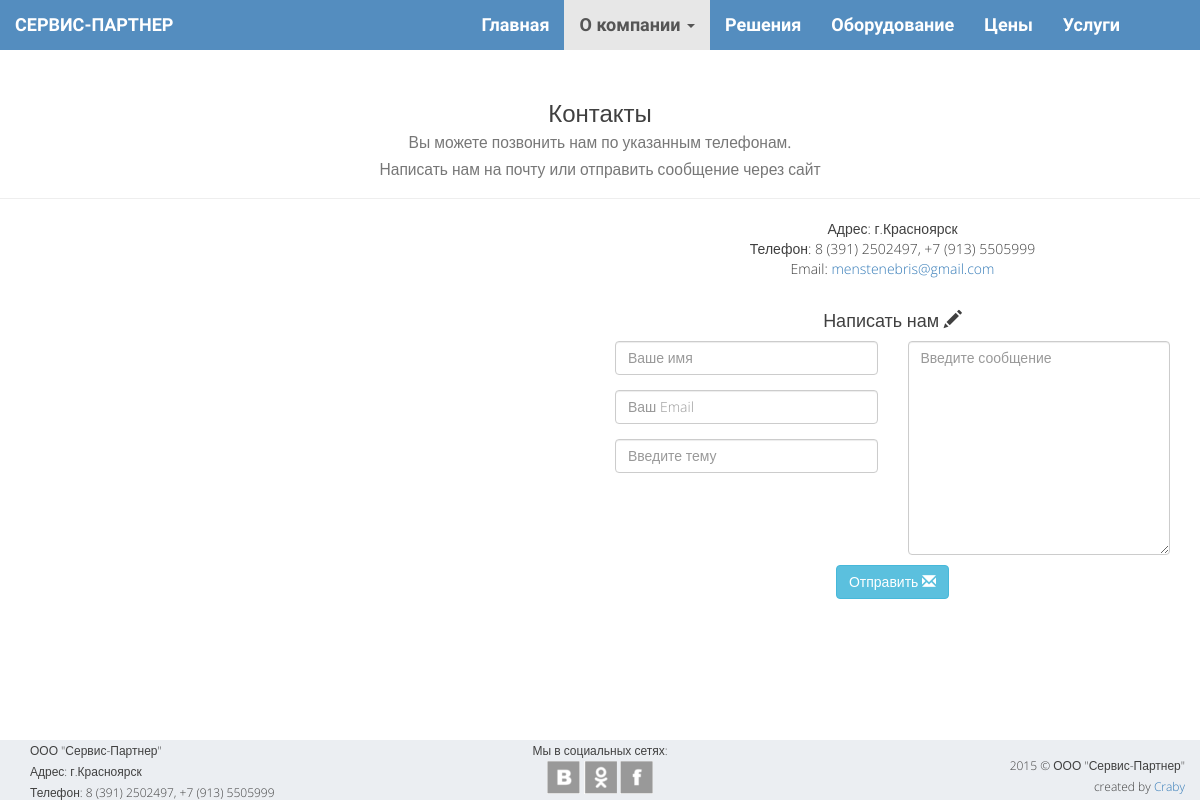
Screenshot of /contacts with the database file from the repository.
### opensky/models.py (models this page shows, shortened)
class Office(models.Model):
    address = models.CharField("Контактный адресс", max_length=50)
    email = models.EmailField("Контактная почта", max_length=50)
    phone_str = models.CharField("Контактный телефон (через ;)", max_length=100)
    latitude = models.CharField("Широта", max_length=10)
    longitude = models.CharField("Долгота", max_length=10)
    def phone(self):
        return self.phone_str.split(';')

class SocialWidget(models.Model):
    SOCIAL_CHOICES = (
        ('vk', 'Вконтакте'),
        ('ok', 'Одноклассники'),
        ('fb', 'Facebook'),
        ('tw', 'Twitter'),
        ('li', 'LinkedIn'),
        ('yt', 'YouTube'),
        ('in', 'Instagram'),
    )
    name = models.CharField("Название", max_length=2, choices=SOCIAL_CHOICES)
    url = models.URLField("Ссылка", blank=True)

### opensky/views.py (the view)
# urls.py: url(r'^contacts', views.contacts, name='contacts'),
def contacts(request):
    office = Office.objects.get(pk=1)
    office_mail = office.email
    server_mail = 'ooo.service-partner@yandex.ru'
    data = {
        'office': office,
        'widgets': SocialWidget.objects.all(),
    }
    if request.method == 'POST':
        form = MailForm(request.POST)
        if form.is_valid():
            form.save()
            sender = form.cleaned_data['sender']
            email = form.cleaned_data['email']
            subj = form.cleaned_data['subject']
            message = form.cleaned_data['message']
            s = ":".join([sender, email, subj])
            mail.send_mail(s, message, server_mail, [office_mail], fail_silently=False)
            data['form'] = form
            data['thank'] = True
            return render(request, 'opensky/contacts.html', data)
    else:
        data['form'] = MailForm()
        data['thank'] = False
    return render(request, 'opensky/contacts.html', data)

### opensky/views.py
class MailForm(forms.ModelForm):
    class Meta:
        model = Mail
        fields = ['sender', 'email', 'subject', 'message']
        widgets = {
            'sender': forms.TextInput(attrs={
                'placeholder': 'Ваше имя',
                'type': 'text',
                'class': 'form-control',
            }),
            'email': forms.EmailInput(attrs={
                'placeholder': 'Ваш Email',
                'type': 'email',
                'class': 'form-control',
            }),
            'subject': forms.TextInput(attrs={
                'placeholder': 'Введите тему',
                'type': 'text',
                'class': 'form-control',
            }),
            'message': forms.Textarea(attrs={
                'placeholder': 'Введите сообщение',
                'type':'text',
                'class': 'form-control',
            }),
        }

### opensky/templates/opensky/contacts.html (shortened to what this page needs)
{% extends "opensky/template.html" %}
{% block body %}
    <div class="page-header text-center">
        <h3>Контакты <br>
            <small>Вы можете позвонить нам по указанным телефонам.<br>
                Написать нам на почту или отправить сообщение через сайт</small></h3>
    </div>
    <div class="container">
        <div class="row">
            <div class="col-md-6">
                <div id="map_canvas" style="width:100%; height:400px"></div>
            </div>
            <div class="col-md-6 text-center">
                <address>
                    Адрес: {{ office.address }}<br/>
                    Телефон: {{ office.phone|join:"," }}<br/>
                    Email: {{ office.email|urlize }}
                </address>
                <div class="row">
                    <form action="{% url 'contacts' %}" role="form" method="post">
                    <h4>Написать нам <span class="glyphicon glyphicon-pencil" aria-hidden></span></h4>
                        <div class="col-md-6">
                            {% for field in form %}
                                {% if field.name != 'message' %}
                                    <div class="form-group fieldWrapper">
                                        {{ field }}
                                    </div>
                                {% endif %}
                            {% endfor %}
                        </div>
                        <div class="col-md-6">
                            <div class="fieldWrapper">
                                {{ form.message }}
                            </div>
                        </div>
                        <button class="btn btn-info btn-primary btn-md" type="submit">Отправить <span class="glyphicon glyphicon-envelope" aria-hidden="true"></span></button>
                    </form>
                </div>
            </div>
        </div>
    </div>
{% endblock %}

### opensky/templates/opensky/template.html (shortened to what this page needs)
<!DOCTYPE html>
<html>
<head lang="en">
    {% load staticfiles %}
    <link href="{% static 'opensky/bootstrap/css/bootstrap.min.css' %}" rel="stylesheet">
    <link href="{% static 'opensky/fancybox/source/jquery.fancybox.css' %}" rel="stylesheet">
    <link href="{% static 'opensky/fancybox/source/helpers/jquery.fancybox-buttons.css' %}" rel="stylesheet">
    <link href="{% static 'opensky/fancybox/source/helpers/jquery.fancybox-thumbs.css' %}" rel="stylesheet">
    <link href="{% static 'opensky/style/mystyle.css' %}" rel="stylesheet">
</head>
<body>
    <header class="header">
        <nav class="navbar navbar-default navbar-fixed-top" role="navigation">
            <div class="container-fluid">
                <div class="navbar-header">
                     <a class="navbar-brand" href="{% url 'home' %}">СЕРВИС-ПАРТНЕР</a>
                </div>
                <div class="collapse navbar-collapse" id="myNavbar">
                    <ul class="nav navbar-nav navbar-right">
                        <li><a href="{% url 'home' %}">Главная</a></li>
                        <li class="dropdown">
                            <a class="dropdown-toggle" data-toggle="dropdown" id="menu1" href="#">
                                О компании
                                <span class="caret"></span>
                            </a>
                        </li>
                        <li><a href="{% url 'features' %}">Решения</a></li>
                        <li><a href="{% url 'equipment' %}">Оборудование</a></li>
                        <li><a href="{% url 'pricing' %}">Цены</a></li>
                        <li><a href="{% url 'services' %}">Услуги</a></li>
                    </ul>
                </div>
            </div>
        </nav>
    </header>
    {% block body %}
    {% endblock %}
    <footer class="footer">
        <div class="container">
            <div class="row">
                <div class="col-md-4">
                    ООО "Сервис-Партнер"<br>
                    Адрес: {{ office.address }}<br>
                    Телефон: {{ office.phone|join:"," }}
                </div>
                <div class="col-md-4 text-center">
                    Мы в социальных сетях:<br>
                    {% for widget in widgets %}
                        <div class="s-l {{ widget.name }}"><a href="{{ widget.url }}"></a></div>
                    {% endfor %}
                </div>
                <div class="col-md-4 text-right">
                    <span>2015 © ООО "Сервис-Партнер"<br> created by <a href="#">Craby</a><br><br></span>
                </div>
            </div>
        </div>
    </footer>
</body>
</html>

### opensky/static/opensky/style/mystyle.css (style rules this page uses)
html { min-height: 100%; position: relative; }
body { min-height: 100%; font-size: 14px; font-family: 'Open Sans', sans-serif; font-weight: 300; line-height: 21px; color: #404040; margin-bottom: 80px; }
.header { padding-top: 60px; text-align: center; color: #ffffff; font-family: 'Jura', sans-serif; font-weight: bold; }
.navbar-brand { font-weight: bold; }
.navbar-default .navbar-brand, .navbar-brand:hover { color: #FFFFFF !important; }
.navbar-default { background-color: #548DBF; border-bottom: none; }
.navbar-default .navbar-nav>li>a { color:#FFFFFF; font-size: 18px; }
.navbar-default .navbar-nav:last-child { margin-right: 50px; }
li>a { font-size: 18px; }
.footer { position: absolute; bottom: 0; width: 100%; height: 60px; background-color: #EBEEF2; }
.footer>.container, .footer>.container>.row, .footer>.container>.row>div { height: 100%; background-color: #EBEEF2; }
.footer>.container>.row>div:last-child { padding: 15px 0; }
.footer>.container>.row>div { font-size: 12px; }
button[type="submit"] { margin-top: 10px; }
.s-l { display: inline-block; height: 33px; width: 33px; background: url('../images/ikonki-small.png') no-repeat; cursor: pointer; }
.vk { background-position: -137px -55px; }
.ok { background-position: -178px -55px; }
.fb { background-position: -12px -55px; }
.btn, .nav-tabs { outline: none !important; }

### rows the page displays
Office: address "г.Красноярск", phone "8 (391) 2502497, +7 (913) 5505999", email "menstenebris@gmail.com"
